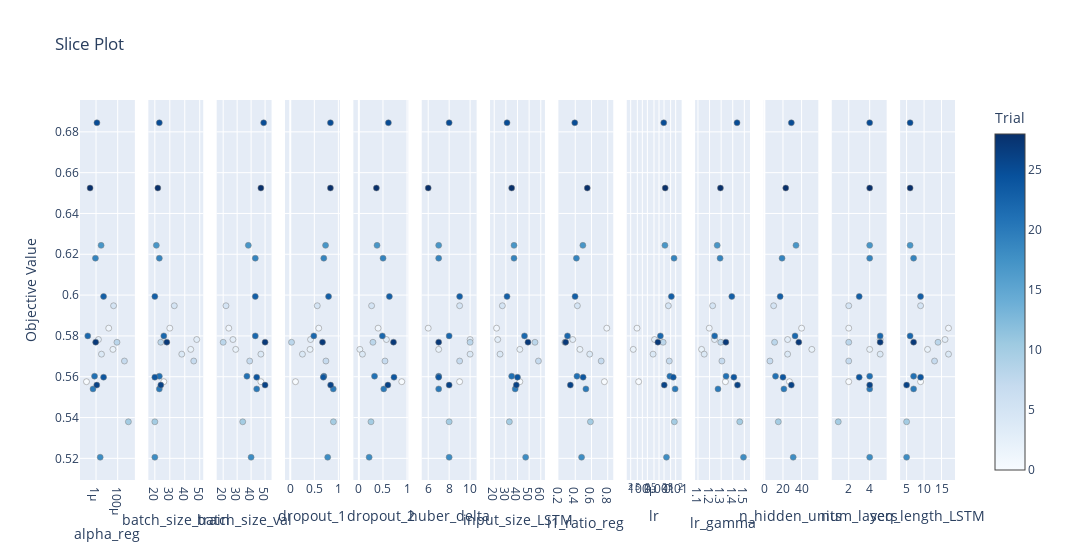

Here is the notebook cell this chart was saved with:
### Code cell
#Plotting the accuracies for each hyperparameter for each trial.
    
optuna.visualization.plot_slice(study)

### Figure 1 — Plotly figure (JSON) as saved in the notebook; plotly's stock layout.template omitted (floating-point values rounded to 4 significant figures)
{"data": [{"marker": {"color": [0, 1, 2, 3, 4, 5, 7, 8, 10, 17, 18, 19, 20, 21, 22, 23, 24, 25, 26, 27, 28], "colorbar": {"title": {"text": "Trial"}, "x": 1, "xpad": 40}, "colorscale": [[0, "rgb(247,251,255)"], [0.125, "rgb(222,235,247)"], [0.25, "rgb(198,219,239)"], [0.375, "rgb(158,202,225)"], [0.5, "rgb(107,174,214)"], [0.625, "rgb(66,146,198)"], [0.75, "rgb(33,113,181)"], [0.875, "rgb(8,81,156)"], [1, "rgb(8,48,107)"]], "line": {"color": "Grey", "width": 0.5}, "showscale": true}, "mode": "markers", "name": "Feasible Trial", "showlegend": false, "type": "scatter", "x": [1.317e-07, 1.488e-05, 3.642e-05, 1.671e-06, 3.177e-06, 4.167e-05, 0.0004195, 8.575e-05, 0.0009727, 2.94e-06, 2.421e-06, 8.796e-07, 5.237e-07, 7.278e-07, 1.729e-07, 4.978e-06, 4.988e-06, 1.211e-06, 1.17e-06, 9.294e-07, 2.83e-07], "xaxis": "x", "y": [0.5576, 0.5838, 0.5734, 0.5782, 0.5711, 0.5948, 0.5677, 0.5769, 0.5379, 0.6244, 0.5205, 0.6181, 0.554, 0.5603, 0.58, 0.5993, 0.5598, 0.6845, 0.5559, 0.577, 0.6525], "yaxis": "y"}, {"marker": {"color": [0, 1, 2, 3, 4, 5, 7, 8, 10, 17, 18, 19, 20, 21, 22, 23, 24, 25, 26, 27, 28], "colorbar": {"title": {"text": "Trial"}, "x": 1, "xpad": 40}, "colorscale": [[0, "rgb(247,251,255)"], [0.125, "rgb(222,235,247)"], [0.25, "rgb(198,219,239)"], [0.375, "rgb(158,202,225)"], [0.5, "rgb(107,174,214)"], [0.625, "rgb(66,146,198)"], [0.75, "rgb(33,113,181)"], [0.875, "rgb(8,81,156)"], [1, "rgb(8,48,107)"]], "line": {"color": "Grey", "width": 0.5}, "showscale": false}, "mode": "markers", "name": "Feasible Trial", "showlegend": false, "type": "scatter", "x": [26, 30, 44, 48, 38, 33, 46, 24, 20, 21, 20, 23, 23, 23, 26, 20, 20, 23, 24, 28, 22], "xaxis": "x2", "y": [0.5576, 0.5838, 0.5734, 0.5782, 0.5711, 0.5948, 0.5677, 0.5769, 0.5379, 0.6244, 0.5205, 0.6181, 0.554, 0.5603, 0.58, 0.5993, 0.5598, 0.6845, 0.5559, 0.577, 0.6525], "yaxis": "y2"}, {"marker": {"color": [0, 1, 2, 3, 4, 5, 7, 8, 10, 17, 18, 19, 20, 21, 22, 23, 24, 25, 26, 27, 28], "colorbar": {"title": {"text": "Trial"}, "x": 1, "xpad": 40}, "colorscale": [[0, "rgb(247,251,255)"], [0.125, "rgb(222,235,247)"], [0.25, "rgb(198,219,239)"], [0.375, "rgb(158,202,225)"], [0.5, "rgb(107,174,214)"], [0.625, "rgb(66,146,198)"], [0.75, "rgb(33,113,181)"], [0.875, "rgb(8,81,156)"], [1, "rgb(8,48,107)"]], "line": {"color": "Grey", "width": 0.5}, "showscale": false}, "mode": "markers", "name": "Feasible Trial", "showlegend": false, "type": "scatter", "x": [47, 24, 29, 27, 47, 22, 39, 20, 34, 38, 40, 43, 44, 37, 43, 43, 44, 49, 50, 50, 47], "xaxis": "x3", "y": [0.5576, 0.5838, 0.5734, 0.5782, 0.5711, 0.5948, 0.5677, 0.5769, 0.5379, 0.6244, 0.5205, 0.6181, 0.554, 0.5603, 0.58, 0.5993, 0.5598, 0.6845, 0.5559, 0.577, 0.6525], "yaxis": "y3"}, {"marker": {"color": [0, 1, 2, 3, 4, 5, 7, 8, 10, 17, 18, 19, 20, 21, 22, 23, 24, 25, 26, 27, 28], "colorbar": {"title": {"text": "Trial"}, "x": 1, "xpad": 40}, "colorscale": [[0, "rgb(247,251,255)"], [0.125, "rgb(222,235,247)"], [0.25, "rgb(198,219,239)"], [0.375, "rgb(158,202,225)"], [0.5, "rgb(107,174,214)"], [0.625, "rgb(66,146,198)"], [0.75, "rgb(33,113,181)"], [0.875, "rgb(8,81,156)"], [1, "rgb(8,48,107)"]], "line": {"color": "Grey", "width": 0.5}, "showscale": false}, "mode": "markers", "name": "Feasible Trial", "showlegend": false, "type": "scatter", "x": [0.1086, 0.5919, 0.4116, 0.4212, 0.253, 0.5612, 0.7407, 0.0262, 0.8966, 0.7331, 0.7778, 0.6965, 0.8936, 0.6981, 0.4894, 0.7955, 0.6868, 0.8346, 0.8383, 0.67, 0.8344], "xaxis": "x4", "y": [0.5576, 0.5838, 0.5734, 0.5782, 0.5711, 0.5948, 0.5677, 0.5769, 0.5379, 0.6244, 0.5205, 0.6181, 0.554, 0.5603, 0.58, 0.5993, 0.5598, 0.6845, 0.5559, 0.577, 0.6525], "yaxis": "y4"}, {"marker": {"color": [0, 1, 2, 3, 4, 5, 7, 8, 10, 17, 18, 19, 20, 21, 22, 23, 24, 25, 26, 27, 28], "colorbar": {"title": {"text": "Trial"}, "x": 1, "xpad": 40}, "colorscale": [[0, "rgb(247,251,255)"], [0.125, "rgb(222,235,247)"], [0.25, "rgb(198,219,239)"], [0.375, "rgb(158,202,225)"], [0.5, "rgb(107,174,214)"], [0.625, "rgb(66,146,198)"], [0.75, "rgb(33,113,181)"], [0.875, "rgb(8,81,156)"], [1, "rgb(8,48,107)"]], "line": {"color": "Grey", "width": 0.5}, "showscale": false}, "mode": "markers", "name": "Feasible Trial", "showlegend": false, "type": "scatter", "x": [0.89, 0.3992, 0.02041, 0.5713, 0.07385, 0.264, 0.5413, 0.292, 0.2509, 0.3767, 0.2132, 0.5015, 0.5164, 0.3246, 0.4876, 0.6328, 0.7286, 0.6125, 0.6018, 0.7187, 0.3633], "xaxis": "x5", "y": [0.5576, 0.5838, 0.5734, 0.5782, 0.5711, 0.5948, 0.5677, 0.5769, 0.5379, 0.6244, 0.5205, 0.6181, 0.554, 0.5603, 0.58, 0.5993, 0.5598, 0.6845, 0.5559, 0.577, 0.6525], "yaxis": "y5"}, {"marker": {"color": [0, 1, 2, 3, 4, 5, 7, 8, 10, 17, 18, 19, 20, 21, 22, 23, 24, 25, 26, 27, 28], "colorbar": {"title": {"text": "Trial"}, "x": 1, "xpad": 40}, "colorscale": [[0, "rgb(247,251,255)"], [0.125, "rgb(222,235,247)"], [0.25, "rgb(198,219,239)"], [0.375, "rgb(158,202,225)"], [0.5, "rgb(107,174,214)"], [0.625, "rgb(66,146,198)"], [0.75, "rgb(33,113,181)"], [0.875, "rgb(8,81,156)"], [1, "rgb(8,48,107)"]], "line": {"color": "Grey", "width": 0.5}, "showscale": false}, "mode": "markers", "name": "Feasible Trial", "showlegend": false, "type": "scatter", "x": [9, 6, 7, 10, 10, 9, 9, 10, 8, 7, 8, 7, 7, 7, 8, 9, 7, 8, 8, 7, 6], "xaxis": "x6", "y": [0.5576, 0.5838, 0.5734, 0.5782, 0.5711, 0.5948, 0.5677, 0.5769, 0.5379, 0.6244, 0.5205, 0.6181, 0.554, 0.5603, 0.58, 0.5993, 0.5598, 0.6845, 0.5559, 0.577, 0.6525], "yaxis": "y6"}, {"marker": {"color": [0, 1, 2, 3, 4, 5, 7, 8, 10, 17, 18, 19, 20, 21, 22, 23, 24, 25, 26, 27, 28], "colorbar": {"title": {"text": "Trial"}, "x": 1, "xpad": 40}, "colorscale": [[0, "rgb(247,251,255)"], [0.125, "rgb(222,235,247)"], [0.25, "rgb(198,219,239)"], [0.375, "rgb(158,202,225)"], [0.5, "rgb(107,174,214)"], [0.625, "rgb(66,146,198)"], [0.75, "rgb(33,113,181)"], [0.875, "rgb(8,81,156)"], [1, "rgb(8,48,107)"]], "line": {"color": "Grey", "width": 0.5}, "showscale": false}, "mode": "markers", "name": "Feasible Trial", "showlegend": false, "type": "scatter", "x": [42, 22, 42, 23, 25, 27, 58, 55, 33, 37, 47, 37, 38, 35, 46, 31, 40, 31, 39, 49, 35], "xaxis": "x7", "y": [0.5576, 0.5838, 0.5734, 0.5782, 0.5711, 0.5948, 0.5677, 0.5769, 0.5379, 0.6244, 0.5205, 0.6181, 0.554, 0.5603, 0.58, 0.5993, 0.5598, 0.6845, 0.5559, 0.577, 0.6525], "yaxis": "y7"}, {"marker": {"color": [0, 1, 2, 3, 4, 5, 7, 8, 10, 17, 18, 19, 20, 21, 22, 23, 24, 25, 26, 27, 28], "colorbar": {"title": {"text": "Trial"}, "x": 1, "xpad": 40}, "colorscale": [[0, "rgb(247,251,255)"], [0.125, "rgb(222,235,247)"], [0.25, "rgb(198,219,239)"], [0.375, "rgb(158,202,225)"], [0.5, "rgb(107,174,214)"], [0.625, "rgb(66,146,198)"], [0.75, "rgb(33,113,181)"], [0.875, "rgb(8,81,156)"], [1, "rgb(8,48,107)"]], "line": {"color": "Grey", "width": 0.5}, "showscale": false}, "mode": "markers", "name": "Feasible Trial", "showlegend": false, "type": "scatter", "x": [0.7592, 0.7887, 0.4574, 0.369, 0.5784, 0.426, 0.7195, 0.2722, 0.5869, 0.4936, 0.4778, 0.4141, 0.531, 0.421, 0.3041, 0.3977, 0.4968, 0.394, 0.3396, 0.282, 0.5481], "xaxis": "x8", "y": [0.5576, 0.5838, 0.5734, 0.5782, 0.5711, 0.5948, 0.5677, 0.5769, 0.5379, 0.6244, 0.5205, 0.6181, 0.554, 0.5603, 0.58, 0.5993, 0.5598, 0.6845, 0.5559, 0.577, 0.6525], "yaxis": "y8"}, {"marker": {"color": [0, 1, 2, 3, 4, 5, 7, 8, 10, 17, 18, 19, 20, 21, 22, 23, 24, 25, 26, 27, 28], "colorbar": {"title": {"text": "Trial"}, "x": 1, "xpad": 40}, "colorscale": [[0, "rgb(247,251,255)"], [0.125, "rgb(222,235,247)"], [0.25, "rgb(198,219,239)"], [0.375, "rgb(158,202,225)"], [0.5, "rgb(107,174,214)"], [0.625, "rgb(66,146,198)"], [0.75, "rgb(33,113,181)"], [0.875, "rgb(8,81,156)"], [1, "rgb(8,48,107)"]], "line": {"color": "Grey", "width": 0.5}, "showscale": false}, "mode": "markers", "name": "Feasible Trial", "showlegend": false, "type": "scatter", "x": [5.993e-05, 4.784e-05, 2.841e-05, 0.0005391, 0.0004414, 0.003649, 0.004141, 0.001774, 0.008334, 0.002266, 0.002799, 0.007991, 0.009283, 0.004484, 0.001214, 0.005505, 0.007164, 0.00193, 0.002056, 0.0008582, 0.002353], "xaxis": "x9", "y": [0.5576, 0.5838, 0.5734, 0.5782, 0.5711, 0.5948, 0.5677, 0.5769, 0.5379, 0.6244, 0.5205, 0.6181, 0.554, 0.5603, 0.58, 0.5993, 0.5598, 0.6845, 0.5559, 0.577, 0.6525], "yaxis": "y9"}, {"marker": {"color": [0, 1, 2, 3, 4, 5, 7, 8, 10, 17, 18, 19, 20, 21, 22, 23, 24, 25, 26, 27, 28], "colorbar": {"title": {"text": "Trial"}, "x": 1, "xpad": 40}, "colorscale": [[0, "rgb(247,251,255)"], [0.125, "rgb(222,235,247)"], [0.25, "rgb(198,219,239)"], [0.375, "rgb(158,202,225)"], [0.5, "rgb(107,174,214)"], [0.625, "rgb(66,146,198)"], [0.75, "rgb(33,113,181)"], [0.875, "rgb(8,81,156)"], [1, "rgb(8,48,107)"]], "line": {"color": "Grey", "width": 0.5}, "showscale": false}, "mode": "markers", "name": "Feasible Trial", "showlegend": false, "type": "scatter", "x": [1.337, 1.197, 1.131, 1.243, 1.154, 1.227, 1.306, 1.297, 1.46, 1.266, 1.493, 1.291, 1.273, 1.342, 1.244, 1.392, 1.41, 1.437, 1.441, 1.341, 1.294], "xaxis": "x10", "y": [0.5576, 0.5838, 0.5734, 0.5782, 0.5711, 0.5948, 0.5677, 0.5769, 0.5379, 0.6244, 0.5205, 0.6181, 0.554, 0.5603, 0.58, 0.5993, 0.5598, 0.6845, 0.5559, 0.577, 0.6525], "yaxis": "y10"}, {"marker": {"color": [0, 1, 2, 3, 4, 5, 7, 8, 10, 17, 18, 19, 20, 21, 22, 23, 24, 25, 26, 27, 28], "colorbar": {"title": {"text": "Trial"}, "x": 1, "xpad": 40}, "colorscale": [[0, "rgb(247,251,255)"], [0.125, "rgb(222,235,247)"], [0.25, "rgb(198,219,239)"], [0.375, "rgb(158,202,225)"], [0.5, "rgb(107,174,214)"], [0.625, "rgb(66,146,198)"], [0.75, "rgb(33,113,181)"], [0.875, "rgb(8,81,156)"], [1, "rgb(8,48,107)"]], "line": {"color": "Grey", "width": 0.5}, "showscale": false}, "mode": "markers", "name": "Feasible Trial", "showlegend": false, "type": "scatter", "x": [27, 40, 51, 25, 25, 10, 6, 11, 15, 34, 31, 19, 21, 12, 33, 17, 20, 29, 29, 37, 23], "xaxis": "x11", "y": [0.5576, 0.5838, 0.5734, 0.5782, 0.5711, 0.5948, 0.5677, 0.5769, 0.5379, 0.6244, 0.5205, 0.6181, 0.554, 0.5603, 0.58, 0.5993, 0.5598, 0.6845, 0.5559, 0.577, 0.6525], "yaxis": "y11"}, {"marker": {"color": [0, 1, 2, 3, 4, 5, 7, 8, 10, 17, 18, 19, 20, 21, 22, 23, 24, 25, 26, 27, 28], "colorbar": {"title": {"text": "Trial"}, "x": 1, "xpad": 40}, "colorscale": [[0, "rgb(247,251,255)"], [0.125, "rgb(222,235,247)"], [0.25, "rgb(198,219,239)"], [0.375, "rgb(158,202,225)"], [0.5, "rgb(107,174,214)"], [0.625, "rgb(66,146,198)"], [0.75, "rgb(33,113,181)"], [0.875, "rgb(8,81,156)"], [1, "rgb(8,48,107)"]], "line": {"color": "Grey", "width": 0.5}, "showscale": false}, "mode": "markers", "name": "Feasible Trial", "showlegend": false, "type": "scatter", "x": [2, 2, 4, 5, 5, 2, 2, 2, 1, 4, 4, 4, 4, 4, 5, 3, 3, 4, 4, 5, 4], "xaxis": "x12", "y": [0.5576, 0.5838, 0.5734, 0.5782, 0.5711, 0.5948, 0.5677, 0.5769, 0.5379, 0.6244, 0.5205, 0.6181, 0.554, 0.5603, 0.58, 0.5993, 0.5598, 0.6845, 0.5559, 0.577, 0.6525], "yaxis": "y12"}, {"marker": {"color": [0, 1, 2, 3, 4, 5, 7, 8, 10, 17, 18, 19, 20, 21, 22, 23, 24, 25, 26, 27, 28], "colorbar": {"title": {"text": "Trial"}, "x": 1, "xpad": 40}, "colorscale": [[0, "rgb(247,251,255)"], [0.125, "rgb(222,235,247)"], [0.25, "rgb(198,219,239)"], [0.375, "rgb(158,202,225)"], [0.5, "rgb(107,174,214)"], [0.625, "rgb(66,146,198)"], [0.75, "rgb(33,113,181)"], [0.875, "rgb(8,81,156)"], [1, "rgb(8,48,107)"]], "line": {"color": "Grey", "width": 0.5}, "showscale": false}, "mode": "markers", "name": "Feasible Trial", "showlegend": false, "type": "scatter", "x": [9, 17, 11, 16, 17, 9, 13, 14, 5, 6, 5, 7, 7, 7, 6, 9, 9, 6, 5, 7, 6], "xaxis": "x13", "y": [0.5576, 0.5838, 0.5734, 0.5782, 0.5711, 0.5948, 0.5677, 0.5769, 0.5379, 0.6244, 0.5205, 0.6181, 0.554, 0.5603, 0.58, 0.5993, 0.5598, 0.6845, 0.5559, 0.577, 0.6525], "yaxis": "y13"}], "layout": {"title": {"text": "Slice Plot"}, "width": 3900, "xaxis": {"anchor": "y", "domain": [0, 0.06272], "title": {"text": "alpha_reg"}, "type": "log"}, "xaxis10": {"anchor": "y10", "domain": [0.703, 0.7657], "title": {"text": "lr_gamma"}}, "xaxis11": {"anchor": "y11", "domain": [0.7811, 0.8438], "title": {"text": "n_hidden_units"}}, "xaxis12": {"anchor": "y12", "domain": [0.8592, 0.9219], "title": {"text": "num_layers"}}, "xaxis13": {"anchor": "y13", "domain": [0.9373, 1.0], "title": {"text": "seq_length_LSTM"}}, "xaxis2": {"anchor": "y2", "domain": [0.07811, 0.1408], "title": {"text": "batch_size_train"}}, "xaxis3": {"anchor": "y3", "domain": [0.1562, 0.2189], "title": {"text": "batch_size_val"}}, "xaxis4": {"anchor": "y4", "domain": [0.2343, 0.297], "title": {"text": "dropout_1"}}, "xaxis5": {"anchor": "y5", "domain": [0.3124, 0.3751], "title": {"text": "dropout_2"}}, "xaxis6": {"anchor": "y6", "domain": [0.3905, 0.4533], "title": {"text": "huber_delta"}}, "xaxis7": {"anchor": "y7", "domain": [0.4686, 0.5314], "title": {"text": "input_size_LSTM"}}, "xaxis8": {"anchor": "y8", "domain": [0.5467, 0.6095], "title": {"text": "l1_ratio_reg"}}, "xaxis9": {"anchor": "y9", "domain": [0.6249, 0.6876], "title": {"text": "lr"}, "type": "log"}, "yaxis": {"anchor": "x", "domain": [0, 1], "title": {"text": "Objective Value"}}, "yaxis10": {"anchor": "x10", "domain": [0, 1], "matches": "y", "showticklabels": false}, "yaxis11": {"anchor": "x11", "domain": [0, 1], "matches": "y", "showticklabels": false}, "yaxis12": {"anchor": "x12", "domain": [0, 1], "matches": "y", "showticklabels": false}, "yaxis13": {"anchor": "x13", "domain": [0, 1], "matches": "y", "showticklabels": false}, "yaxis2": {"anchor": "x2", "domain": [0, 1], "matches": "y", "showticklabels": false}, "yaxis3": {"anchor": "x3", "domain": [0, 1], "matches": "y", "showticklabels": false}, "yaxis4": {"anchor": "x4", "domain": [0, 1], "matches": "y", "showticklabels": false}, "yaxis5": {"anchor": "x5", "domain": [0, 1], "matches": "y", "showticklabels": false}, "yaxis6": {"anchor": "x6", "domain": [0, 1], "matches": "y", "showticklabels": false}, "yaxis7": {"anchor": "x7", "domain": [0, 1], "matches": "y", "showticklabels": false}, "yaxis8": {"anchor": "x8", "domain": [0, 1], "matches": "y", "showticklabels": false}, "yaxis9": {"anchor": "x9", "domain": [0, 1], "matches": "y", "showticklabels": false}}}
